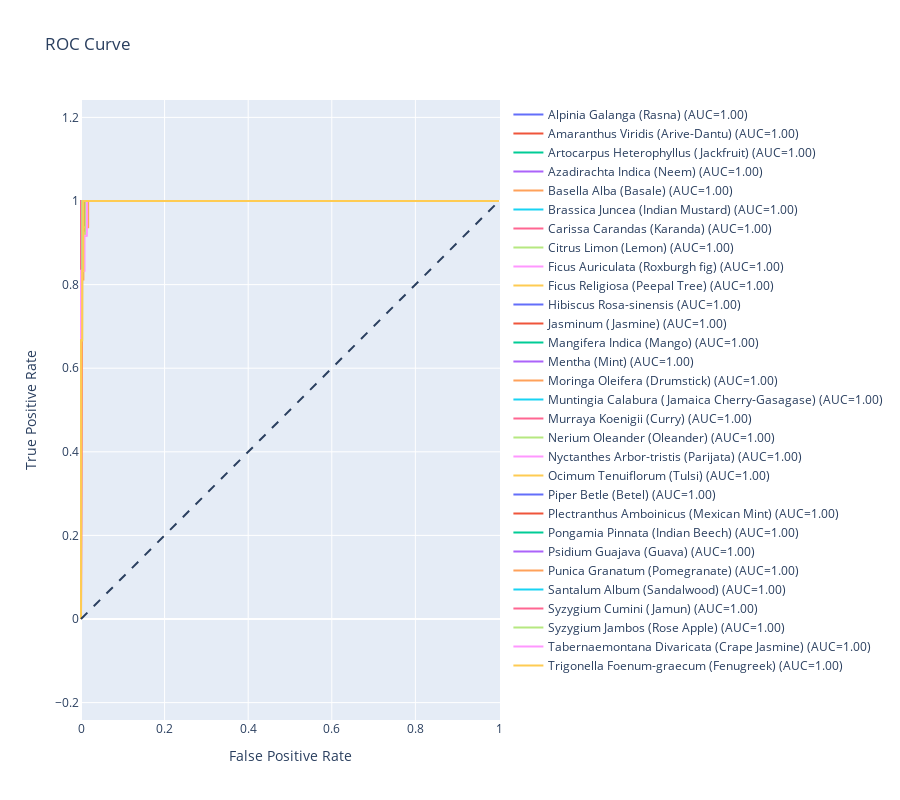

Notebook code for this chart:
### Code cell
roc_auc_curve(y_test_pred_prob, y_test)

### Figure 1 — Plotly figure (JSON) as saved in the notebook; plotly's stock layout.template omitted (floating-point values rounded to 4 significant figures)
{"data": [{"mode": "lines", "name": "Alpinia Galanga (Rasna) (AUC=1.00)", "type": "scatter", "x": [0, 0, 0, 0.002809, 0.002809, 0.132, 1], "y": [0, 0.5455, 0.9091, 0.9091, 1, 1, 1]}, {"mode": "lines", "name": "Amaranthus Viridis (Arive-Dantu) (AUC=1.00)", "type": "scatter", "x": [0, 0, 0, 0.7464, 1], "y": [0, 0.7917, 1, 1, 1]}, {"mode": "lines", "name": "Artocarpus Heterophyllus (Jackfruit) (AUC=1.00)", "type": "scatter", "x": [0, 0, 0.4806, 1], "y": [0, 1, 1, 1]}, {"mode": "lines", "name": "Azadirachta Indica (Neem) (AUC=1.00)", "type": "scatter", "x": [0, 0, 0, 0.3649, 1], "y": [0, 0.875, 1, 1, 1]}, {"mode": "lines", "name": "Basella Alba (Basale) (AUC=1.00)", "type": "scatter", "x": [0, 0, 0.6058, 1], "y": [0, 1, 1, 1]}, {"mode": "lines", "name": "Brassica Juncea (Indian Mustard) (AUC=1.00)", "type": "scatter", "x": [0, 0, 0.2201, 1], "y": [0, 1, 1, 1]}, {"mode": "lines", "name": "Carissa Carandas (Karanda) (AUC=1.00)", "type": "scatter", "x": [0, 0.002915, 0.002915, 0.005831, 0.005831, 0.3469, 1], "y": [0, 0.9167, 0.9583, 0.9583, 1, 1, 1]}, {"mode": "lines", "name": "Citrus Limon (Lemon) (AUC=1.00)", "type": "scatter", "x": [0, 0, 0, 0.691, 1], "y": [0, 0.7273, 1, 1, 1]}, {"mode": "lines", "name": "Ficus Auriculata (Roxburgh fig) (AUC=1.00)", "type": "scatter", "x": [0, 0, 0, 0.01136, 0.01136, 0.5597, 1], "y": [0, 0.5333, 0.9333, 0.9333, 1, 1, 1]}, {"mode": "lines", "name": "Ficus Religiosa (Peepal Tree) (AUC=1.00)", "type": "scatter", "x": [0, 0, 0.4587, 1], "y": [0, 1, 1, 1]}, {"mode": "lines", "name": "Hibiscus Rosa-sinensis (AUC=1.00)", "type": "scatter", "x": [0, 0, 0.4588, 1], "y": [0, 1, 1, 1]}, {"mode": "lines", "name": "Jasminum (Jasmine) (AUC=1.00)", "type": "scatter", "x": [0, 0, 0.008499, 0.008499, 0.2096, 1], "y": [0, 0.9286, 0.9286, 1, 1, 1]}, {"mode": "lines", "name": "Mangifera Indica (Mango) (AUC=1.00)", "type": "scatter", "x": [0, 0, 0, 0.005634, 0.005634, 0.338, 1], "y": [0, 0.5833, 0.9167, 0.9167, 1, 1, 1]}, {"mode": "lines", "name": "Mentha (Mint) (AUC=1.00)", "type": "scatter", "x": [0, 0, 0, 0.4126, 1], "y": [0, 0.8889, 1, 1, 1]}, {"mode": "lines", "name": "Moringa Oleifera (Drumstick) (AUC=1.00)", "type": "scatter", "x": [0, 0.002849, 0.002849, 0.005698, 0.005698, 0.01709, 0.01709, 0.2934, 1], "y": [0, 0.75, 0.8125, 0.8125, 0.9375, 0.9375, 1, 1, 1]}, {"mode": "lines", "name": "Muntingia Calabura (Jamaica Cherry-Gasagase) (AUC=1.00)", "type": "scatter", "x": [0, 0, 0, 0.4568, 1], "y": [0, 0.875, 1, 1, 1]}, {"mode": "lines", "name": "Murraya Koenigii (Curry) (AUC=1.00)", "type": "scatter", "x": [0, 0, 0, 0, 0.6997, 1], "y": [0, 0.5714, 0.7143, 1, 1, 1]}, {"mode": "lines", "name": "Nerium Oleander (Oleander) (AUC=1.00)", "type": "scatter", "x": [0, 0, 0, 0.002817, 0.002817, 0.005634, 0.005634, 0.01127, 0.01127, 0.1606, 1], "y": [0, 0.5833, 0.6667, 0.6667, 0.8333, 0.8333, 0.9167, 0.9167, 1, 1, 1]}, {"mode": "lines", "name": "Nyctanthes Arbor-tristis (Parijata) (AUC=1.00)", "type": "scatter", "x": [0, 0, 0.4118, 1], "y": [0, 1, 1, 1]}, {"mode": "lines", "name": "Ocimum Tenuiflorum (Tulsi) (AUC=1.00)", "type": "scatter", "x": [0, 0, 0, 0.005602, 0.005602, 0.7339, 1], "y": [0, 0.7, 0.9, 0.9, 1, 1, 1]}, {"mode": "lines", "name": "Piper Betle (Betel) (AUC=1.00)", "type": "scatter", "x": [0, 0, 0, 0.002786, 0.002786, 0.5209, 1], "y": [0, 0.625, 0.875, 0.875, 1, 1, 1]}, {"mode": "lines", "name": "Plectranthus Amboinicus (Mexican Mint) (AUC=1.00)", "type": "scatter", "x": [0, 0, 0.514, 1], "y": [0, 1, 1, 1]}, {"mode": "lines", "name": "Pongamia Pinnata (Indian Beech) (AUC=1.00)", "type": "scatter", "x": [0, 0, 0.002849, 0.002849, 0.6667, 1], "y": [0, 0.875, 0.875, 1, 1, 1]}, {"mode": "lines", "name": "Psidium Guajava (Guava) (AUC=1.00)", "type": "scatter", "x": [0, 0, 0.405, 1], "y": [0, 1, 1, 1]}, {"mode": "lines", "name": "Punica Granatum (Pomegranate) (AUC=1.00)", "type": "scatter", "x": [0, 0, 0, 0.4615, 1], "y": [0, 0.5625, 1, 1, 1]}, {"mode": "lines", "name": "Santalum Album (Sandalwood) (AUC=1.00)", "type": "scatter", "x": [0, 0, 0, 0.002793, 0.002793, 0.5698, 1], "y": [0, 0.6667, 0.8889, 0.8889, 1, 1, 1]}, {"mode": "lines", "name": "Syzygium Cumini (Jamun) (AUC=1.00)", "type": "scatter", "x": [0, 0, 0.4321, 1], "y": [0, 1, 1, 1]}, {"mode": "lines", "name": "Syzygium Jambos (Rose Apple) (AUC=1.00)", "type": "scatter", "x": [0, 0, 0.002809, 0.002809, 0.1601, 1], "y": [0, 0.8182, 0.8182, 1, 1, 1]}, {"mode": "lines", "name": "Tabernaemontana Divaricata (Crape Jasmine) (AUC=1.00)", "type": "scatter", "x": [0, 0, 0, 0.008451, 0.008451, 0.01408, 0.01408, 0.5803, 1], "y": [0, 0.5833, 0.8333, 0.8333, 0.9167, 0.9167, 1, 1, 1]}, {"mode": "lines", "name": "Trigonella Foenum-graecum (Fenugreek) (AUC=1.00)", "type": "scatter", "x": [0, 0, 0.00277, 0.00277, 0.00554, 0.00554, 0.4321, 1], "y": [0, 0.6667, 0.6667, 0.8333, 0.8333, 1, 1, 1]}], "layout": {"height": 800, "shapes": [{"line": {"dash": "dash"}, "type": "line", "x0": 0, "x1": 1, "y0": 0, "y1": 1}], "title": {"text": "ROC Curve"}, "width": 900, "xaxis": {"constrain": "domain", "title": {"text": "False Positive Rate"}}, "yaxis": {"scaleanchor": "x", "scaleratio": 1, "title": {"text": "True Positive Rate"}}}}
